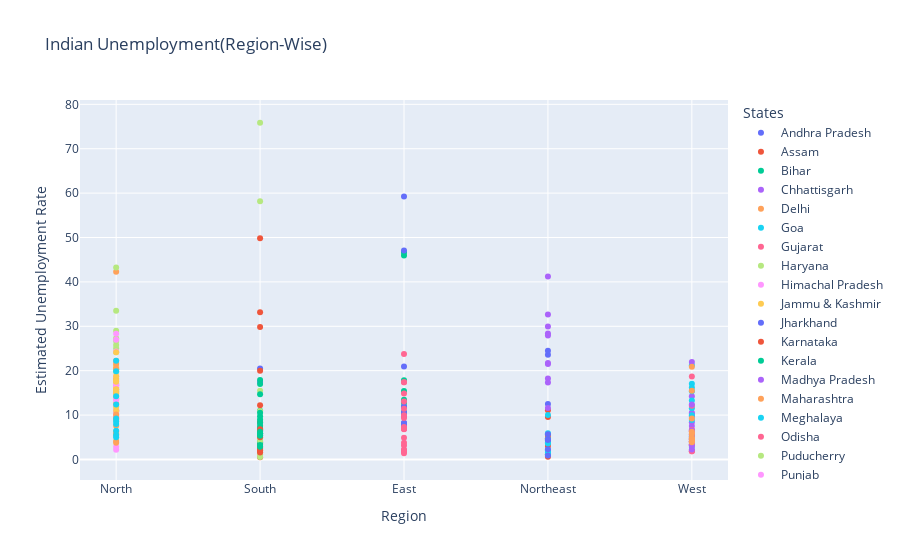

Notebook code for this chart:
### Code cell
import plotly.express as px
figure = px.scatter(df,x= 'Region',y= 'Estimated Unemployment Rate',title="Indian Unemployment(Region-Wise)",template='plotly',color="States")
figure.update_layout(xaxis={'categoryorder': 'total descending'})
figure.show()

### Figure 1 — Plotly figure (JSON) as saved in the notebook; plotly's stock layout.template omitted (floating-point values rounded to 4 significant figures)
{"data": [{"hovertemplate": "States=Andhra Pradesh<br>Region=%{x}<br>Estimated Unemployment Rate=%{y}<extra></extra>", "legendgroup": "Andhra Pradesh", "marker": {"color": "#636efa", "symbol": "circle"}, "mode": "markers", "name": "Andhra Pradesh", "orientation": "v", "showlegend": true, "type": "scatter", "x": ["South", "South", "South", "South", "South", "South", "South", "South", "South", "South"], "xaxis": "x", "y": [5.48, 5.83, 5.79, 20.51, 17.43, 3.31, 8.34, 6.96, 6.4, 6.59], "yaxis": "y"}, {"hovertemplate": "States=Assam<br>Region=%{x}<br>Estimated Unemployment Rate=%{y}<extra></extra>", "legendgroup": "Assam", "marker": {"color": "#EF553B", "symbol": "circle"}, "mode": "markers", "name": "Assam", "orientation": "v", "showlegend": true, "type": "scatter", "x": ["Northeast", "Northeast", "Northeast", "Northeast", "Northeast", "Northeast", "Northeast", "Northeast", "Northeast", "Northeast"], "xaxis": "x", "y": [4.66, 4.41, 4.77, 11.06, 9.55, 0.6, 3.77, 5.53, 1.19, 3.02], "yaxis": "y"}, {"hovertemplate": "States=Bihar<br>Region=%{x}<br>Estimated Unemployment Rate=%{y}<extra></extra>", "legendgroup": "Bihar", "marker": {"color": "#00cc96", "symbol": "circle"}, "mode": "markers", "name": "Bihar", "orientation": "v", "showlegend": true, "type": "scatter", "x": ["East", "East", "East", "East", "East", "East", "East", "East", "East", "East"], "xaxis": "x", "y": [10.61, 10.29, 15.43, 46.64, 45.96, 17.82, 12.79, 13.44, 11.91, 9.82], "yaxis": "y"}, {"hovertemplate": "States=Chhattisgarh<br>Region=%{x}<br>Estimated Unemployment Rate=%{y}<extra></extra>", "legendgroup": "Chhattisgarh", "marker": {"color": "#ab63fa", "symbol": "circle"}, "mode": "markers", "name": "Chhattisgarh", "orientation": "v", "showlegend": true, "type": "scatter", "x": ["West", "West", "West", "West", "West", "West", "West", "West", "West", "West"], "xaxis": "x", "y": [9.65, 8.38, 7.54, 3.41, 10.5, 14.23, 10.27, 5.63, 1.96, 6.62], "yaxis": "y"}, {"hovertemplate": "States=Delhi<br>Region=%{x}<br>Estimated Unemployment Rate=%{y}<extra></extra>", "legendgroup": "Delhi", "marker": {"color": "#FFA15A", "symbol": "circle"}, "mode": "markers", "name": "Delhi", "orientation": "v", "showlegend": true, "type": "scatter", "x": ["North", "North", "North", "North", "North", "North", "North", "North", "North", "North"], "xaxis": "x", "y": [22.23, 14.84, 17.04, 16.68, 42.27, 18.19, 20.3, 13.79, 12.53, 6.27], "yaxis": "y"}, {"hovertemplate": "States=Goa<br>Region=%{x}<br>Estimated Unemployment Rate=%{y}<extra></extra>", "legendgroup": "Goa", "marker": {"color": "#19d3f3", "symbol": "circle"}, "mode": "markers", "name": "Goa", "orientation": "v", "showlegend": true, "type": "scatter", "x": ["West", "West", "West", "West", "West", "West", "West", "West", "West", "West"], "xaxis": "x", "y": [8.89, 2.81, 5.25, 13.31, 21.25, 9.96, 17.07, 16.21, 15.38, 11.54], "yaxis": "y"}, {"hovertemplate": "States=Gujarat<br>Region=%{x}<br>Estimated Unemployment Rate=%{y}<extra></extra>", "legendgroup": "Gujarat", "marker": {"color": "#FF6692", "symbol": "circle"}, "mode": "markers", "name": "Gujarat", "orientation": "v", "showlegend": true, "type": "scatter", "x": ["West", "West", "West", "West", "West", "West", "West", "West", "West", "West"], "xaxis": "x", "y": [5.54, 6.38, 6.66, 18.71, 12.11, 3.2, 1.84, 1.87, 3.42, 4.03], "yaxis": "y"}, {"hovertemplate": "States=Haryana<br>Region=%{x}<br>Estimated Unemployment Rate=%{y}<extra></extra>", "legendgroup": "Haryana", "marker": {"color": "#B6E880", "symbol": "circle"}, "mode": "markers", "name": "Haryana", "orientation": "v", "showlegend": true, "type": "scatter", "x": ["North", "North", "North", "North", "North", "North", "North", "North", "North", "North"], "xaxis": "x", "y": [20.34, 25.77, 25.05, 43.22, 29.02, 26.7, 24.18, 33.5, 19.68, 27.31], "yaxis": "y"}, {"hovertemplate": "States=Himachal Pradesh<br>Region=%{x}<br>Estimated Unemployment Rate=%{y}<extra></extra>", "legendgroup": "Himachal Pradesh", "marker": {"color": "#FF97FF", "symbol": "circle"}, "mode": "markers", "name": "Himachal Pradesh", "orientation": "v", "showlegend": true, "type": "scatter", "x": ["North", "North", "North", "North", "North", "North", "North", "North", "North", "North"], "xaxis": "x", "y": [16.83, 16.84, 18.76, 2.2, 26.95, 13.47, 24.31, 15.79, 12.04, 13.46], "yaxis": "y"}, {"hovertemplate": "States=Jammu & Kashmir<br>Region=%{x}<br>Estimated Unemployment Rate=%{y}<extra></extra>", "legendgroup": "Jammu & Kashmir", "marker": {"color": "#FECB52", "symbol": "circle"}, "mode": "markers", "name": "Jammu & Kashmir", "orientation": "v", "showlegend": true, "type": "scatter", "x": ["North", "North", "North", "North", "North", "North", "North", "North", "North"], "xaxis": "x", "y": [21.08, 20.78, 15.5, 18.74, 17.92, 10.88, 11.09, 16.17, 16.14], "yaxis": "y"}, {"hovertemplate": "States=Jharkhand<br>Region=%{x}<br>Estimated Unemployment Rate=%{y}<extra></extra>", "legendgroup": "Jharkhand", "marker": {"color": "#636efa", "symbol": "circle"}, "mode": "markers", "name": "Jharkhand", "orientation": "v", "showlegend": true, "type": "scatter", "x": ["East", "East", "East", "East", "East", "East", "East", "East", "East", "East"], "xaxis": "x", "y": [10.61, 11.85, 8.23, 47.09, 59.23, 20.95, 7.63, 9.76, 8.24, 11.8], "yaxis": "y"}, {"hovertemplate": "States=Karnataka<br>Region=%{x}<br>Estimated Unemployment Rate=%{y}<extra></extra>", "legendgroup": "Karnataka", "marker": {"color": "#EF553B", "symbol": "circle"}, "mode": "markers", "name": "Karnataka", "orientation": "v", "showlegend": true, "type": "scatter", "x": ["South", "South", "South", "South", "South", "South", "South", "South", "South", "South"], "xaxis": "x", "y": [2.86, 3.61, 3.46, 29.84, 19.97, 8.44, 4.01, 0.5, 2.41, 1.58], "yaxis": "y"}, {"hovertemplate": "States=Kerala<br>Region=%{x}<br>Estimated Unemployment Rate=%{y}<extra></extra>", "legendgroup": "Kerala", "marker": {"color": "#00cc96", "symbol": "circle"}, "mode": "markers", "name": "Kerala", "orientation": "v", "showlegend": true, "type": "scatter", "x": ["South", "South", "South", "South", "South", "South", "South", "South", "South", "South"], "xaxis": "x", "y": [5.31, 7.6, 8.99, 16.99, 17.88, 9.71, 7.09, 10.98, 5.91, 3.88], "yaxis": "y"}, {"hovertemplate": "States=Madhya Pradesh<br>Region=%{x}<br>Estimated Unemployment Rate=%{y}<extra></extra>", "legendgroup": "Madhya Pradesh", "marker": {"color": "#ab63fa", "symbol": "circle"}, "mode": "markers", "name": "Madhya Pradesh", "orientation": "v", "showlegend": true, "type": "scatter", "x": ["West", "West", "West", "West", "West", "West", "West", "West", "West", "West"], "xaxis": "x", "y": [4.11, 4.57, 2.22, 12.36, 21.98, 6.48, 5.08, 4.7, 3.91, 3.13], "yaxis": "y"}, {"hovertemplate": "States=Maharashtra<br>Region=%{x}<br>Estimated Unemployment Rate=%{y}<extra></extra>", "legendgroup": "Maharashtra", "marker": {"color": "#FFA15A", "symbol": "circle"}, "mode": "markers", "name": "Maharashtra", "orientation": "v", "showlegend": true, "type": "scatter", "x": ["West", "West", "West", "West", "West", "West", "West", "West", "West", "West"], "xaxis": "x", "y": [4.95, 4.69, 5.79, 20.9, 15.46, 9.23, 3.89, 6.23, 4.55, 4.1], "yaxis": "y"}, {"hovertemplate": "States=Meghalaya<br>Region=%{x}<br>Estimated Unemployment Rate=%{y}<extra></extra>", "legendgroup": "Meghalaya", "marker": {"color": "#19d3f3", "symbol": "circle"}, "mode": "markers", "name": "Meghalaya", "orientation": "v", "showlegend": true, "type": "scatter", "x": ["Northeast", "Northeast", "Northeast", "Northeast", "Northeast", "Northeast", "Northeast", "Northeast", "Northeast", "Northeast"], "xaxis": "x", "y": [1.66, 3.59, 1.58, 10.03, 5.92, 1.15, 2.1, 3.74, 4.29, 4.6], "yaxis": "y"}, {"hovertemplate": "States=Odisha<br>Region=%{x}<br>Estimated Unemployment Rate=%{y}<extra></extra>", "legendgroup": "Odisha", "marker": {"color": "#FF6692", "symbol": "circle"}, "mode": "markers", "name": "Odisha", "orientation": "v", "showlegend": true, "type": "scatter", "x": ["East", "East", "East", "East", "East", "East", "East", "East", "East", "East"], "xaxis": "x", "y": [1.9, 3.12, 13.08, 23.76, 11.41, 3.77, 1.88, 1.42, 2.1, 2.18], "yaxis": "y"}, {"hovertemplate": "States=Puducherry<br>Region=%{x}<br>Estimated Unemployment Rate=%{y}<extra></extra>", "legendgroup": "Puducherry", "marker": {"color": "#B6E880", "symbol": "circle"}, "mode": "markers", "name": "Puducherry", "orientation": "v", "showlegend": true, "type": "scatter", "x": ["South", "South", "South", "South", "South", "South", "South", "South", "South", "South"], "xaxis": "x", "y": [0.58, 1.76, 1.2, 75.85, 58.19, 4.24, 15.47, 5.05, 10.9, 6.18], "yaxis": "y"}, {"hovertemplate": "States=Punjab<br>Region=%{x}<br>Estimated Unemployment Rate=%{y}<extra></extra>", "legendgroup": "Punjab", "marker": {"color": "#FF97FF", "symbol": "circle"}, "mode": "markers", "name": "Punjab", "orientation": "v", "showlegend": true, "type": "scatter", "x": ["North", "North", "North", "North", "North", "North", "North", "North", "North", "North"], "xaxis": "x", "y": [11.11, 10.97, 10.32, 2.86, 28.33, 16.55, 9.19, 10.99, 9.61, 9.88], "yaxis": "y"}, {"hovertemplate": "States=Rajasthan<br>Region=%{x}<br>Estimated Unemployment Rate=%{y}<extra></extra>", "legendgroup": "Rajasthan", "marker": {"color": "#FECB52", "symbol": "circle"}, "mode": "markers", "name": "Rajasthan", "orientation": "v", "showlegend": true, "type": "scatter", "x": ["North", "North", "North", "North", "North", "North", "North", "North", "North", "North"], "xaxis": "x", "y": [10.97, 15.16, 11.9, 17.7, 15.74, 14.39, 15.81, 17.51, 15.35, 24.15], "yaxis": "y"}, {"hovertemplate": "States=Sikkim<br>Region=%{x}<br>Estimated Unemployment Rate=%{y}<extra></extra>", "legendgroup": "Sikkim", "marker": {"color": "#636efa", "symbol": "circle"}, "mode": "markers", "name": "Sikkim", "orientation": "v", "showlegend": true, "type": "scatter", "x": ["Northeast", "Northeast", "Northeast", "Northeast", "Northeast", "Northeast", "Northeast", "Northeast"], "xaxis": "x", "y": [23.57, 2.28, 24.51, 4.46, 4.45, 12.49, 5.7, 0.88], "yaxis": "y"}, {"hovertemplate": "States=Tamil Nadu<br>Region=%{x}<br>Estimated Unemployment Rate=%{y}<extra></extra>", "legendgroup": "Tamil Nadu", "marker": {"color": "#EF553B", "symbol": "circle"}, "mode": "markers", "name": "Tamil Nadu", "orientation": "v", "showlegend": true, "type": "scatter", "x": ["South", "South", "South", "South", "South", "South", "South", "South", "South", "South"], "xaxis": "x", "y": [1.57, 2.09, 6.4, 49.83, 33.16, 12.2, 6.81, 2.65, 5, 2.16], "yaxis": "y"}, {"hovertemplate": "States=Telangana<br>Region=%{x}<br>Estimated Unemployment Rate=%{y}<extra></extra>", "legendgroup": "Telangana", "marker": {"color": "#00cc96", "symbol": "circle"}, "mode": "markers", "name": "Telangana", "orientation": "v", "showlegend": true, "type": "scatter", "x": ["South", "South", "South", "South", "South", "South", "South", "South", "South", "South"], "xaxis": "x", "y": [5.49, 8.29, 5.77, 6.25, 14.7, 10.55, 5.36, 5.79, 3.27, 2.86], "yaxis": "y"}, {"hovertemplate": "States=Tripura<br>Region=%{x}<br>Estimated Unemployment Rate=%{y}<extra></extra>", "legendgroup": "Tripura", "marker": {"color": "#ab63fa", "symbol": "circle"}, "mode": "markers", "name": "Tripura", "orientation": "v", "showlegend": true, "type": "scatter", "x": ["Northeast", "Northeast", "Northeast", "Northeast", "Northeast", "Northeast", "Northeast", "Northeast", "Northeast", "Northeast"], "xaxis": "x", "y": [32.67, 28.4, 29.95, 41.23, 21.51, 21.71, 18.24, 27.92, 17.35, 11.57], "yaxis": "y"}, {"hovertemplate": "States=Uttar Pradesh<br>Region=%{x}<br>Estimated Unemployment Rate=%{y}<extra></extra>", "legendgroup": "Uttar Pradesh", "marker": {"color": "#FFA15A", "symbol": "circle"}, "mode": "markers", "name": "Uttar Pradesh", "orientation": "v", "showlegend": true, "type": "scatter", "x": ["North", "North", "North", "North", "North", "North", "North", "North", "North", "North"], "xaxis": "x", "y": [7.58, 8.98, 10.11, 21.54, 20.41, 9.47, 5.56, 5.79, 4.18, 3.75], "yaxis": "y"}, {"hovertemplate": "States=Uttarakhand<br>Region=%{x}<br>Estimated Unemployment Rate=%{y}<extra></extra>", "legendgroup": "Uttarakhand", "marker": {"color": "#19d3f3", "symbol": "circle"}, "mode": "markers", "name": "Uttarakhand", "orientation": "v", "showlegend": true, "type": "scatter", "x": ["North", "North", "North", "North", "North", "North", "North", "North", "North", "North"], "xaxis": "x", "y": [5.49, 4.99, 19.85, 6.48, 8.01, 8.61, 12.38, 14.26, 22.26, 9.23], "yaxis": "y"}, {"hovertemplate": "States=West Bengal<br>Region=%{x}<br>Estimated Unemployment Rate=%{y}<extra></extra>", "legendgroup": "West Bengal", "marker": {"color": "#FF6692", "symbol": "circle"}, "mode": "markers", "name": "West Bengal", "orientation": "v", "showlegend": true, "type": "scatter", "x": ["East", "East", "East", "East", "East", "East", "East", "East", "East", "East"], "xaxis": "x", "y": [6.94, 4.92, 6.92, 17.41, 17.41, 7.29, 6.83, 14.87, 9.35, 9.98], "yaxis": "y"}], "layout": {"legend": {"title": {"text": "States"}, "tracegroupgap": 0}, "title": {"text": "Indian Unemployment(Region-Wise)"}, "xaxis": {"anchor": "y", "categoryorder": "total descending", "domain": [0, 1], "title": {"text": "Region"}}, "yaxis": {"anchor": "x", "domain": [0, 1], "title": {"text": "Estimated Unemployment Rate"}}}}
